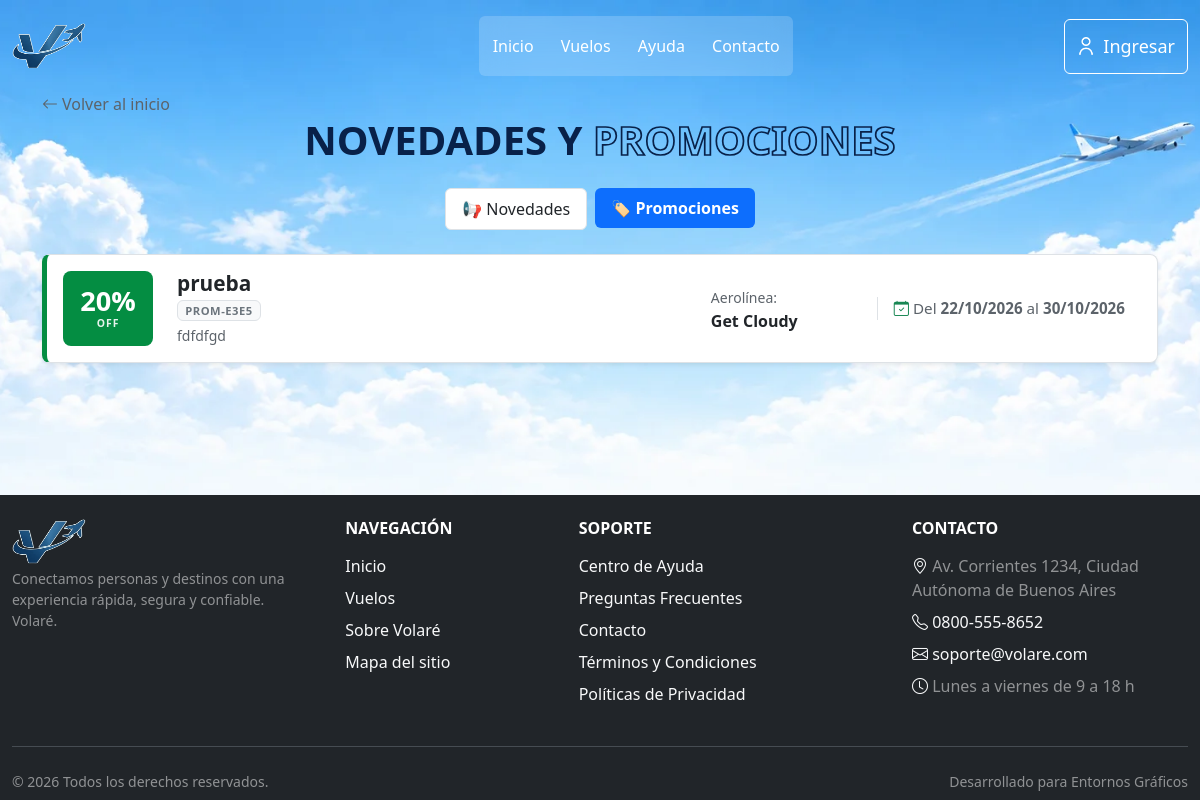
/index.php?pagina=cliente-novedades&tab=promociones, run on the app's committed database.
### tables this page shows
CREATE TABLE `promocion` (
  `idPromocion` int NOT NULL AUTO_INCREMENT,
  `codigo` varchar(20) NOT NULL,
  `idAerolinea` int NOT NULL,
  `idUsuarioCreador` int NOT NULL,
  `idVuelo` int DEFAULT NULL,
  `codigoOrigen` char(3) DEFAULT NULL,
  `codigoDestino` char(3) DEFAULT NULL,
  `nombre` varchar(150) NOT NULL,
  `descripcion` text,
  `descuentoPorcentaje` decimal(5,2) NOT NULL,
  `fechaInicio` date NOT NULL,
  `fechaFin` date NOT NULL,
  `estado` enum('Pendiente','Aprobada','Denegada','Cancelada') NOT NULL DEFAULT 'Pendiente',
  `condiciones` text,
  `acumulable` tinyint(1) NOT NULL DEFAULT '0',
  `fechaCreacion` datetime NOT NULL DEFAULT CURRENT_TIMESTAMP,
  `notificacion_vista` tinyint(1) DEFAULT '0',
  PRIMARY KEY (`idPromocion`),
  UNIQUE KEY `codigo_UNIQUE` (`codigo`),
  KEY `fk_promocion_aerolinea_idx` (`idAerolinea`),
  KEY `fk_promocion_usuario_idx` (`idUsuarioCreador`),
  KEY `fk_promocion_vuelo_idx` (`idVuelo`),
  KEY `idx_promocion_alcance` (`idAerolinea`,`idVuelo`,`codigoOrigen`,`codigoDestino`),
  CONSTRAINT `fk_promocion_aerolinea` FOREIGN KEY (`idAerolinea`) REFERENCES `aerolinea` (`idAerolinea`) ON DELETE CASCADE,
  CONSTRAINT `fk_promocion_usuario` FOREIGN KEY (`idUsuarioCreador`) REFERENCES `usuario` (`idUsuario`) ON DELETE CASCADE,
  CONSTRAINT `fk_promocion_vuelo` FOREIGN KEY (`idVuelo`) REFERENCES `vuelo` (`idVuelo`) ON DELETE SET NULL
);

CREATE TABLE `aerolinea` (
  `idAerolinea` int NOT NULL AUTO_INCREMENT,
  `nombreAerolinea` varchar(50) NOT NULL,
  `codigoIATA` varchar(5) NOT NULL,
  `descripcion` varchar(200) DEFAULT NULL,
  `codPais` varchar(3) NOT NULL,
  `email` varchar(250) NOT NULL,
  `logoUrl` varchar(500) DEFAULT NULL,
  `activo` tinyint NOT NULL DEFAULT '1',
  `logoPublicId` varchar(500) DEFAULT NULL,
  `fechaCreacion` datetime NOT NULL DEFAULT CURRENT_TIMESTAMP,
  PRIMARY KEY (`idAerolinea`),
  UNIQUE KEY `codigoIATA_UNIQUE` (`codigoIATA`),
  UNIQUE KEY `email_UNIQUE` (`email`)
);

### src/config/app.php (called while the page is built, shortened)
<?php
function url(string $path = ''): string {
    $path = ltrim($path, '/');
    return APP_BASE . '/' . $path;
}

### src/views/components/navLinks.php (called while the page is built, shortened)
<?php
$tabActual = $_GET['tab'] ?? 'novedades';

### src/controllers/PromocionController.php (called while the page is built, shortened)
<?php
class PromocionController {
    private $conexion;
    public function __construct($conexion) {
        $this->conexion = $conexion;
    }
    public function listarTodasPublicadas(): array {
        $stmt = mysqli_prepare($this->conexion,
            "SELECT p.*, a.nombreAerolinea, a.codigoIATA
             FROM promocion p
             JOIN aerolinea a ON p.idAerolinea = a.idAerolinea
             WHERE p.estado = 'Aprobada'
               AND p.fechaInicio <= CURDATE()
               AND p.fechaFin >= CURDATE()
             ORDER BY p.fechaCreacion DESC");
        mysqli_stmt_execute($stmt);
        $result = mysqli_stmt_get_result($stmt);
        $filas = [];
        while ($row = mysqli_fetch_assoc($result)) {
            $filas[] = $row;
        }
        return $filas;
    }
}

### src/views/cliente/novedadListado.php (the view, shortened to what this page needs)
<?php
require_once __DIR__ . '/../../controllers/PromocionController.php';
$novedadCtrl = new NovedadController($link);
$novedades = $novedadCtrl->listarTodasPublicadas();
$promocionCtrl = new PromocionController($link);
$promociones = $promocionCtrl->listarTodasPublicadas();
?>
<!DOCTYPE html>
<html lang="es">
<head>
    <link href="https://cdn.jsdelivr.net/npm/bootstrap@5.3.8/dist/css/bootstrap.min.css" rel="stylesheet">
    <link rel="stylesheet" href="<?= url('public/css/layout/homeCliente.css') ?>">
    <link rel="stylesheet" href="<?= url('public/css/layout/header.css') ?>">
    <link rel="stylesheet" href="<?= url('public/css/components/menuMobile.css') ?>">
    <link rel="stylesheet" href="<?= url('public/css/bootstrap-icons.css') ?>">
    <link rel="stylesheet" href="<?= url('public/css/layout/reservas.css') ?>">
    <link rel="stylesheet" href="<?= url('public/css/layout/misReservas.css') ?>">
    <link rel="stylesheet" href="<?= url('public/css/accesibilidad.css') ?>">
</head>
<body class="container-fluid overflow-x-hidden p-0 m-0 bg-light">
    <?php require __DIR__ . '/../layouts/header.php'; ?>
    <main id="contenido" tabindex="-1" class="container pb-5">
        <div class="d-flex justify-content-start pt-3">
            <a href="<?= url('index.php?pagina=inicio') ?>" class="text-decoration-none d-inline-flex align-items-center gap-1 text-muted">
                <i class="bi bi-arrow-left"></i> Volver al inicio
            </a>
        </div>
        <div class="titulo-cuadro text-center mb-4">
            <h1 >NOVEDADES Y <span>PROMOCIONES</span> </h1>
        </div>
        <ul class="nav nav-pills justify-content-center mb-4 gap-2">
            <li class="nav-item">
                <a class="nav-link <?= $tabActual === 'novedades' ? 'active fw-bold' : 'bg-white text-dark border' ?>"
                   <?= $tabActual === 'novedades' ? 'aria-current="page"' : '' ?>
                   href="<?= url('index.php?pagina=cliente-novedades&tab=novedades') ?>">
                   📢 Novedades
                </a>
            </li>
            <li class="nav-item">
                <a class="nav-link <?= $tabActual === 'promociones' ? 'active fw-bold' : 'bg-white text-dark border' ?>"
                   <?= $tabActual === 'promociones' ? 'aria-current="page"' : '' ?>
                   href="<?= url('index.php?pagina=cliente-novedades&tab=promociones') ?>">
                   🏷️ Promociones
                </a>
            </li>
        </ul>
        <?php if ($tabActual === 'novedades'): ?>
            <div class="row g-4">
                <?php if (empty($novedades)): ?>
                    <div class="col-12 text-center">
                        <div class="alert alert-info d-inline-block px-4">Todavía no hay novedades cargadas.</div>
                    </div>
                <?php else: ?>
                    <?php foreach ($novedades as $n): ?>
                        <div class="col-md-4">
                            <div class="card border-0 shadow-sm h-100 rounded-3">
                                <?php if (!empty($n['imagen'])): ?>
                                    <img src="<?= htmlspecialchars($n['imagen']) ?>" class="card-img-top rounded-top-3" alt="Imagen de la novedad: <?= htmlspecialchars($n['titulo']) ?>" style="height: 180px; object-fit: cover;">
                                <?php else: ?>
                                    <div class="card-img-top rounded-top-3 bg-primary text-white d-flex align-items-center justify-content-center" style="height: 180px;">
                                        <i class="bi bi-megaphone fs-1"></i>
                                    </div>
                                <?php endif; ?>
                                <div class="card-body d-flex flex-column">
                                    <div class="mb-2">
                                        <span class="badge text-bg-primary text-capitalize"><?= htmlspecialchars($n['categoria']) ?></span>
                                        <small class="text-muted ms-2"><?= date('d/m/Y', strtotime($n['fechaPublicacion'])) ?></small>
                                    </div>
                                    <h2 class="card-title fw-bold h5"><?= htmlspecialchars($n['titulo']) ?></h2>
                                    <p class="card-text text-muted small flex-grow-1"><?= htmlspecialchars($n['subtitulo'] ?? '') ?></p>
                                    <a href="<?= url('index.php?pagina=cliente-novedad-detalle&id=' . $n['idNovedad']) ?>" class="btn btn-outline-primary btn-sm mt-3 align-self-start">Leer más</a>
                                </div>
                            </div>
                        </div>
                    <?php endforeach; ?>
                <?php endif; ?>
            </div>
        <?php else: ?>
            <div class="row g-4">
                <?php if (empty($promociones)): ?>
                    <div class="col-12 text-center">
                        <div class="alert alert-info d-inline-block px-4">Todavía no hay promociones activas cargadas.</div>
                    </div>
                <?php else: ?>
                    <?php foreach ($promociones as $p):
                        $porcentaje = $p['descuentoPorcentaje'] ? round($p['descuentoPorcentaje']) : 0;
                        $fInicio = !empty($p['fechaInicio']) ? date('d/m/Y', strtotime($p['fechaInicio'])) : '';
                        $fFin = !empty($p['fechaFin']) ? date('d/m/Y', strtotime($p['fechaFin'])) : '';
                    ?>
                        <div class="col-12">
                            <div class="bg-white rounded-3 border p-3 shadow-sm" style="border-left: 5px solid #048d42 !important;">
                                <div class="d-none d-md-flex align-items-center justify-content-between gap-4">
                                    <div class="rounded-3 text-white d-flex flex-column align-items-center justify-content-center text-center p-2 flex-shrink-0" style="min-width: 90px; min-height: 75px; background-color: #048d42;">
                                        <span class="fw-bold" style="font-size: 1.7rem; line-height: 1.1;"><?= $porcentaje > 0 ? $porcentaje . '%' : 'PROMO' ?></span>
                                        <span class="text-uppercase fw-semibold" style="font-size: 0.65rem; letter-spacing: 1px; opacity: 0.9;">OFF</span>
                                    </div>
                                    <div class="flex-grow-1" style="min-width: 0;">
                                        <h2 class="fw-bold text-dark m-0 text-truncate" style="font-size: 1.3rem;"><?= htmlspecialchars($p['nombre']) ?></h2>
                                        <div class="d-flex align-items-center gap-2 mt-1">
                                            <span class="badge bg-light text-secondary border fw-semibold" style="font-size: 0.7rem; letter-spacing: 0.5px;"><?= htmlspecialchars($p['codigo']) ?></span>
                                        </div>
                                        <?php if (!empty($p['descripcion'])): ?>
                                            <p class="text-muted small m-0 text-truncate mt-1"><?= htmlspecialchars($p['descripcion']) ?></p>
                                        <?php endif; ?>
                                    </div>
                                    <div class="px-2" style="min-width: 150px;">
                                        <span class="small text-muted">Aerolínea:</span><br>
                                        <strong class="text-dark"><?= htmlspecialchars($p['nombreAerolinea'] ?? 'Aerolínea') ?></strong>
                                    </div>
                                    <div class="d-flex flex-column text-start px-3 border-start text-nowrap" style="min-width: 180px;">
                                        <div class="d-flex align-items-center gap-1 text-muted" style="font-size: 0.95rem;">
                                            <i class="bi bi-calendar-check text-success"></i>
                                            <span>Del <strong><?= $fInicio ?></strong> al <strong><?= $fFin ?></strong></span>
                                        </div>
                                    </div>
                                </div>
                            </div>
                        </div>
                    <?php endforeach; ?>
                <?php endif; ?>
            </div>
        <?php endif; ?>
    </main>
    <?php require_once __DIR__ . '/../layouts/footer.php'; ?>
</body>
</html>

### public/css/layout/homeCliente.css (style rules this page uses)
body { background-image: url("../../img/fondo-cliente.webp"); background-repeat: no-repeat; background-size: cover; background-position: center; background-attachment: fixed; min-height: 100vh; display: flex; flex-direction: column; }

### public/css/layout/header.css (style rules this page uses)
.nav-item { display: flex; align-items: center; justify-content: center; height: 100%; transition: background-color 0.3s ease; }

### public/css/layout/reservas.css (style rules this page uses)
body { background-image: url("../../img/fondo-cliente.webp"); background-repeat: no-repeat; background-size: cover; background-position: center; transition: all 0.3s ease-in-out; }

### public/css/layout/misReservas.css (style rules this page uses)
.titulo-cuadro h1, .titulo-cuadro h2 { font-size: 2.5rem; font-weight: 700; min-width: 300px; color: #082149; }
.titulo-cuadro h2 span, .titulo-cuadro h1 span { color: transparent; -webkit-text-stroke: 1.7px #082149; font-weight: 800; }

### public/css/accesibilidad.css (style rules this page uses)
.text-muted { color: #5c636a !important; }
[id] { scroll-margin-top: 90px; }

### data on the page
promocion: descuentoPorcentaje "20", nombre "prueba", codigo "PROM-E3E5", descripcion "fdfdfgd", idAerolinea.nombreAerolinea "Get Cloudy", fechaInicio "22/10/2026", fechaFin "30/10/2026"

### other printed values
$navLink['label'] "Inicio"
$navLink['label'] "Vuelos"
$navLink['label'] "Ayuda"
$navLink['label'] "Contacto"
